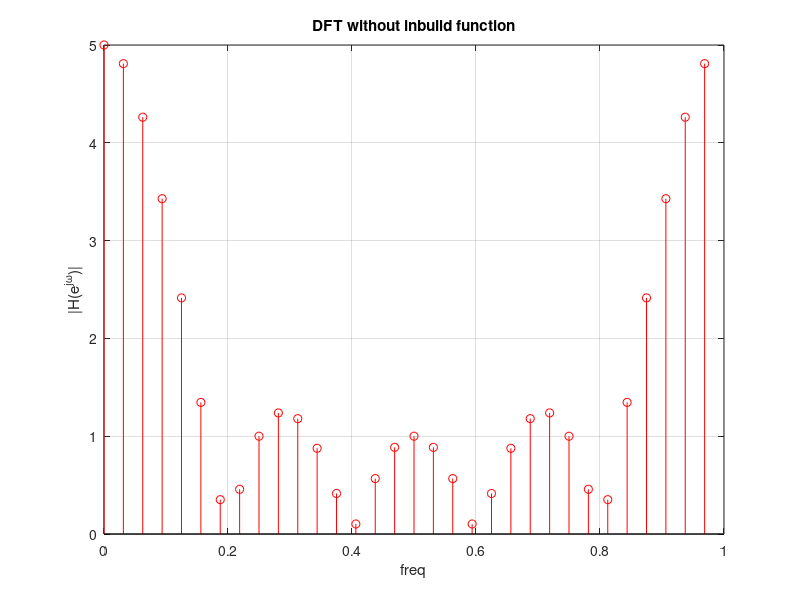

MATLAB code to generate this figure:
clc;
clear all;
close all;
N = 32;
n = [0:1:N-1];
k = [0:1:N-1];
x = [1 1 1 1 1 zeros(1,27)];
WN = exp(-1i*2*pi/N);
nk = n'*k;
WNnk = WN .^nk;
xk = x * WNnk;
stem(k/32, abs(xk), 'ro');
grid;
xlabel('freq');
ylabel('|H(e^{j\omega})|');
title('DFT without inbuild function');